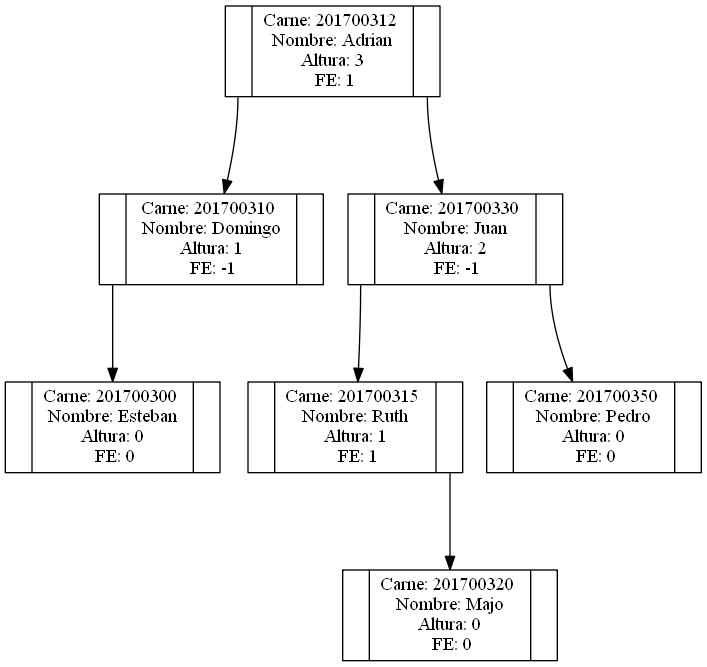

Python code for this plot:
import os

class Node:
    def __init__(self, id, name):
        self.id = int(id)
        self.name = name
        self.balance = 0
        self.right = None
        self.left = None


class AVL:
    def __init__(self):
        self.root = None

    def isEmpty(self):
        return self.root is None

    def addRoot(self, id, name):
        self.root = Node(id, name)
        self.root.balance = self.maxHeight(
            self.root.right) - self.maxHeight(self.root.left)

    def addNode(self, id, name, node):

        if node is None:
            return Node(id, name)

        if id < node.id:
            node.left = self.addNode(id, name, node.left)
        
        elif id > node.id:
            node.right = self.addNode(id, name, node.right)

        node_balance = self.maxHeight(node.right) - self.maxHeight(node.left)

        
        if node_balance >= 2 and node.right.balance > 0:
            node = self.left_rotation(node)           
        elif node_balance <= -2 and node.left.balance < 0:
            node = self.right_rotation(node)
        elif node_balance >= 2 and node.right.balance < 0:
            node = self.left_double_rotation(node)    
        elif node_balance <= -2 and node.left.balance > 0:
            node = self.right_double_rotation(node)
        
            
        node.balance = node_balance
        
        return node

    def in_order_traversal(self, node):
        if self.isEmpty():
            print("BST is empty")
        else:
            if node is not None:
                self.in_order_traversal(node.left)
                print(str(node.id) + " --- " + str(node.balance))
                self.in_order_traversal(node.right)

    def pre_order_traversal(self, node):
        if self.isEmpty():
            print("BST is empty")
        else:
            if node is not None:
                print(str(node.id) + " --- " + str(node.balance))
                self.pre_order_traversal(node.left)
                self.pre_order_traversal(node.right)

    def post_order_traversal(self, node):
        if self.isEmpty():
            print("BST is empty")
        else:
            if node is not None:
                self.post_order_traversal(node.left)
                self.post_order_traversal(node.right)
                print(str(node.id) + " --- " + str(node.balance))

    def maxHeight(self, node):
        if node is None:
            return 0
        else:
            leftD = self.maxHeight(node.left)
            rightD = self.maxHeight(node.right)
            return leftD + 1 if leftD > rightD else rightD + 1

    def left_rotation(self, node):
        new_node = Node(node.id, node.name)
        new_node.right = node.right.left
        new_node.left = node.left 
        node = node.right
        node.left = new_node
        return node

    def right_rotation(self, node):
        new_node = Node(node.id, node.name)
        new_node.left = node.left.right
        new_node.right = node.right 
        node = node.left
        node.right = new_node
        return node

    def left_double_rotation(self, node):
        aux_node = node
        aux_node_r = node.right.left.left
        aux_node_2 = node.right.left.right      
        node = node.right.left
        node.right = aux_node.right
        node.right.left = None
        node.left = aux_node
        node.left.right = aux_node_r
        node.right.left = aux_node_2  
        return node

    def right_double_rotation(self, node):
        aux_node = node
        aux_node_l = node.left.right.right
        aux_node_2 = node.left.right.left
        node = node.left.right
        node.left = aux_node.left
        node.left.right = None
        node.right = aux_node
        node.right.left = aux_node_l
        node.left.right = aux_node_2
        return node

    def add(self, id, name):
        if self.isEmpty():
            self.addRoot(id, name)
        else:
            self.root = self.addNode(id, name, self.root)

    def in_order(self):
        self.in_order_traversal(self.root)

    def pre_order(self):
        self.pre_order_traversal(self.root)

    def post_order(self):
        self.post_order_traversal(self.root)

    def graph_tree(self, file, node):
        
        if node is not None:

            alumn_id = str(node.id).replace('-','_')
            alumn_name = node.name
            alumn_height = self.maxHeight(node) - 1
            alumn_balance = self.maxHeight(node.right) - self.maxHeight(node.left)         
            file.write('	nodo_{0}[label="<l>|Carne: {0} \\n Nombre: {1} \\n Altura: {2} \\n FE: {3} |<r>"];\n'.format(alumn_id, alumn_name, alumn_height, alumn_balance))

            if node.left is not None:
                file.write('	nodo_{}:l->nodo_{};\n'.format(str(node.id).replace('-','_'),str(node.left.id).replace('-','_')))

            if node.right is not None:
                file.write('	nodo_{}:r->nodo_{};\n'.format(str(node.id).replace('-','_'),str(node.right.id).replace('-','_')))

            self.graph_tree(file, node.left)
            self.graph_tree(file, node.right)
        
    def graph_inorder(self, alumns_list , node):
        if node is not None:
            alumn_id = str(node.id).replace('-','_')
            alumn_name = node.name
            alumn = '{} \\n {}'.format(alumn_id, alumn_name)

            self.graph_inorder(alumns_list, node.left)
            alumns_list.append(alumn)
            self.graph_inorder(alumns_list, node.right)
    
    def graph_preorder(self, alumns_list , node):
        if node is not None:
            alumn_id = str(node.id).replace('-','_')
            alumn_name = node.name
            alumn = '{} \\n {}'.format(alumn_id, alumn_name)

            alumns_list.append(alumn)
            self.graph_preorder(alumns_list, node.left)
            self.graph_preorder(alumns_list, node.right)
        
    def graph_postorder(self, alumns_list , node):
        if node is not None:
            alumn_id = str(node.id).replace('-','_')
            alumn_name = node.name
            alumn = '{} \\n {}'.format(alumn_id, alumn_name)

            self.graph_postorder(alumns_list, node.left)
            self.graph_postorder(alumns_list, node.right)
            alumns_list.append(alumn)

    def graph_list(self, file, alumns_list, title):
        for i in range(len(alumns_list)):
            file.write('	nodo_{}[label="{}"];\n'.format(str(i), alumns_list[i]))
            file.write('    nodo_{}->nodo_{};\n'.format(str(i), str(i + 1))) if i is not len(alumns_list) - 1 else ''

        file.write('    label="{}";\n'.format(title))

    def graph(self, graph_type):
        f = open("avl.txt", "w+")
        f.write('digraph G{\n')
        f.write('	rankdir = TB;\n' if graph_type is 'full' else '	rankdir = LR;\n')
        f.write('	node[shape=record];\n')
        f.write('	graph[ranksep = "1"];\n\n')

        if graph_type is 'full':
            self.graph_tree(f, self.root)
        elif graph_type is 'inorder':
            alumns_list = []
            self.graph_inorder(alumns_list, self.root)
            self.graph_list(f, alumns_list, 'In Order')
        elif graph_type is 'preorder':
            alumns_list = []
            self.graph_preorder(alumns_list, self.root)
            self.graph_list(f, alumns_list, 'Pre Order')
        elif graph_type is 'postorder':
            alumns_list = []
            self.graph_postorder(alumns_list, self.root)
            self.graph_list(f, alumns_list, 'Post Order')

        f.write('\n}')
        f.close()

        os.system("dot -Tpng avl.txt -o avl.png")
        os.system("avl.png")
